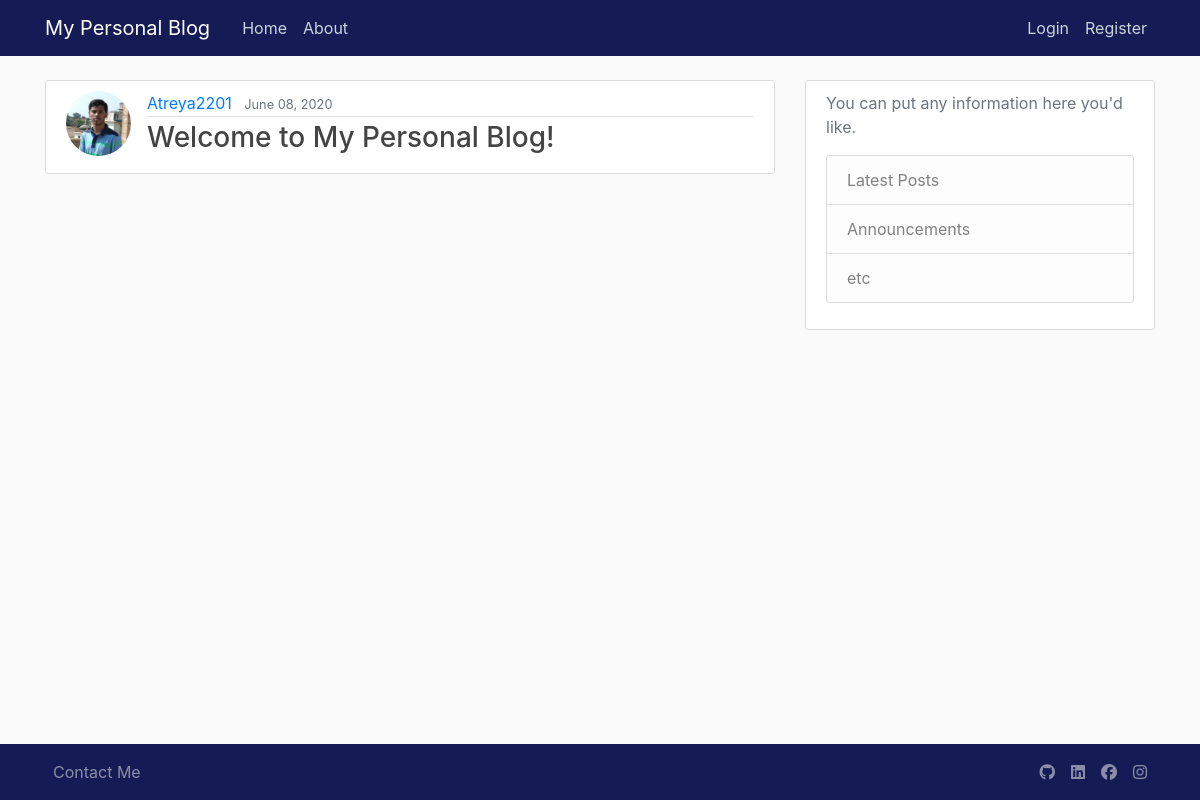
The page / on the database its author committed.
### blog/models.py (models this page shows, shortened)
class Post(models.Model):
    title = models.CharField(max_length=100)
    content = models.TextField()
    date_posted = models.DateTimeField(default=timezone.now)
    author = models.ForeignKey(User, on_delete=models.CASCADE)

### users/models.py (models this page shows, shortened)
class Profile(models.Model):
    user = models.OneToOneField(User, on_delete=models.CASCADE)
    image = models.ImageField(default='default.jpg', upload_to='profile_pics')

### blog/views.py (the view)
# urls.py: path('', PostListView.as_view(), name='blog-home'),
class PostListView(ListView):
    model = Post
    template_name = 'blog/home.html'  # <app>/<model>_<viewtype>.html
    context_object_name = 'posts'
    ordering = ['-date_posted']

### blog/templates/blog/home.html
{% extends "blog/base.html" %}
{% block content %}
    {% for post in posts %}
        <article class="media content-section">
          <img class = "rounded-circle article-img" src = "{{ post.author.profile.image.url }}">
          <div class="media-body">
            <div class="article-metadata">
              <a class="mr-2" href="{% url 'user-posts' post.author.username %}">{{ post.author }}</a>
              <small class="text-muted">{{ post.date_posted|date:"F d, Y" }}</small>
            </div>
            <h3><a class="article-title" href="{% url 'post-detail' post.id %}">{{ post.title }}</a></h3>
          </div>
        </article>
    {% endfor %}
{% endblock content %}

### blog/templates/blog/base.html (shortened to what this page needs)
{% load static %}
<!DOCTYPE html>
<html>
<head>
    <link rel="stylesheet" href="https://maxcdn.bootstrapcdn.com/bootstrap/4.0.0/css/bootstrap.min.css">
    <link rel="stylesheet" href="{% static 'blog/main.css' %}" type="text/css">
</head>
<body>
    <header class="site-header">
      <nav class="navbar navbar-expand-md navbar-dark bg-steel fixed-top">
        <div class="container">
          <a class="navbar-brand mr-4" href="{% url 'blog-home' %}">My Personal Blog</a>
          <div class="collapse navbar-collapse" id="navbarToggle">
            <div class="navbar-nav mr-auto">
              <a class="nav-item nav-link" href="{% url 'blog-home' %}">Home</a>
              <a class="nav-item nav-link" href="{% url 'blog-about' %}">About</a>
            </div>
            <div class="navbar-nav">
                {% if user.is_authenticated %}
                    <a class="nav-item nav-link" href="{% url 'post-create' %}">New Post</a>
                    <a class="nav-item nav-link" href="{% url 'profile' %}">Profile</a>
                    <a class="nav-item nav-link" href="{% url 'logout' %}">Logout</a>
                {% else %}
                    <a class="nav-item nav-link" href="{% url 'login' %}">Login</a>
                    <a class="nav-item nav-link" href="{% url 'register' %}">Register</a>
                {% endif %}
            </div>
          </div>
        </div>
      </nav>
    </header>
    <main role="main" class="container">
      <div class="row">
        <div class="col-md-8">
            {% block content %}{% endblock %}
        </div>
        <div class="col-md-4">
          <div class="content-section">
            <p class='text-muted'>You can put any information here you'd like.
              <ul class="list-group">
                <li class="list-group-item list-group-item-light">Latest Posts</li>
                <li class="list-group-item list-group-item-light">Announcements</li>
                <li class="list-group-item list-group-item-light">etc</li>
              </ul>
            </p>
          </div>
        </div>
      </div>
    </main>
    <footer class="site-footer">
      <nav class="navbar navbar-expand-md navbar-dark bg-steel fixed-bottom">
        <div class="container">
          <div class="collapse navbar-collapse">
            <div class="navbar-nav mr-auto">
              <a class="nav-item nav-link" href="mailto:atreya2201@gmail.com">Contact Me</a>
            </div>
            <div class="navbar-nav">
                <a class="nav-item nav-link" href="http://www.github.com/atreya221"><i class="fab fa-github" ></i></a>
                <a class="nav-item nav-link" href="https://www.linkedin.com/in/atreya-goswami-ba3750197"><i class="fab fa-linkedin"></i></a>
                <a class="nav-item nav-link" href="https://www.facebook.com/atreya.goswami/"><i class="fab fa-facebook"></i></a>
                <a class="nav-item nav-link" href="https://www.instagram.com/the_wrongun/"><i class="fab fa-instagram"></i></a>
            </div>
          </div>
        </div>
      </nav>
    </footer>
</body>
</html>

### blog/static/blog/main.css (style rules this page uses)
body { background: #fafafa; color: #333333; margin-top: 5rem; }
h1, h2, h3, h4, h5, h6 { color: #444444; }
ul { margin: 0; }
.bg-steel { background-color: #151B54; }
.site-header .navbar-nav .nav-link { color: #cbd5db; }
.content-section { background: #ffffff; padding: 10px 20px; border: 1px solid #dddddd; border-radius: 3px; margin-bottom: 20px; }
.article-title { color: #444444; }
.article-img { height: 65px; width: 65px; margin-right: 16px; }
.article-metadata { padding-bottom: 1px; margin-bottom: 4px; border-bottom: 1px solid #e3e3e3 }

### rows shown on the page
Post: author.profile.image (picture), author "Atreya2201", date_posted "June 08, 2020", title "Welcome to My Personal Blog!"
